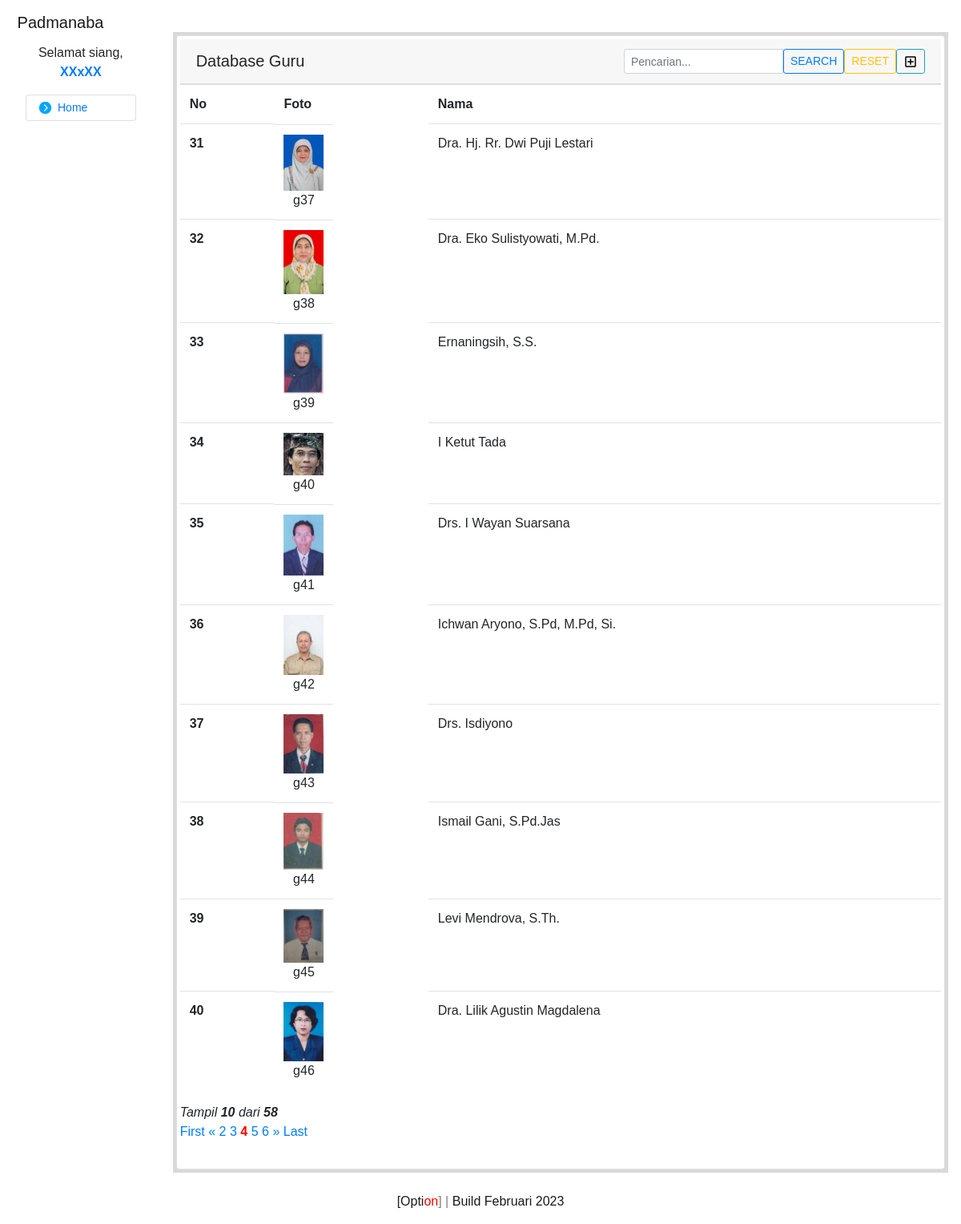
The app's page /nol/guru_db.php?halaman=4 (signed in) with its own data.
### tables this page shows
CREATE TABLE `guru` (
  `id_guru` int(11) NOT NULL AUTO_INCREMENT,
  `guru` varchar(100) NOT NULL,
  `code` varchar(10) NOT NULL,
  `nip` varchar(20) NOT NULL,
  `nuptk` varchar(20) NOT NULL,
  `agama` varchar(20) NOT NULL,
  `jk` varchar(9) NOT NULL,
  `tempat` varchar(20) NOT NULL,
  `tanggal` varchar(10) NOT NULL,
  `alamat` varchar(100) NOT NULL,
  `telpon` varchar(30) NOT NULL,
  `email` varchar(50) NOT NULL,
  `line` varchar(50) NOT NULL,
  `jabatan` varchar(20) NOT NULL,
  `pelajaran` varchar(50) NOT NULL,
  `foto` varchar(50) NOT NULL,
  `status` varchar(6) NOT NULL,
  `kal` varchar(20) NOT NULL,
  `info` varchar(20) NOT NULL,
  `abs` varchar(20) NOT NULL,
  `nilai` varchar(20) NOT NULL,
  `ujian` varchar(20) NOT NULL,
  `tugas` varchar(20) NOT NULL,
  `switch` varchar(3) NOT NULL,
  `catatan` text NOT NULL,
  PRIMARY KEY (`id_guru`)
);

### functions.php (called while the page is built, shortened)
<?php
function tglIndonesia($str){
       $tr   = trim($str);
       $str    = str_replace(array('Sun', 'Mon', 'Tue', 'Wed', 'Thu', 'Fri', 'Sat', 'January', 'February', 'March', 'April', 'May', 'June', 'July', 'August', 'September', 'October', 'November', 'December'), array('Minggu', 'Senin', 'Selasa', 'Rabu', 'Kamis', 'Jum\'at', 'Sabtu', 'Januari', 'Februari', 'Maret', 'April', 'Mei', 'Juni', 'Juli', 'Agustus', 'September', 'Oktober', 'November', 'Desember'), $tr);
       return $str;
   }
?>

### nol/guru_db.php (the view, shortened to what this page needs)
<?php
require '../functions.php';
$halamanAktif = isset($_GET["halaman"])?($_GET["halaman"]) : $halaman=1;
$halaman = 10;
$mulai = ($halamanAktif - 1) * $halaman;
$no = $mulai + 1;
if(isset($_POST["search"])) {
      $keyword =$_POST["keyword"];
      $sql = mysqli_query($conn, "SELECT * FROM guru WHERE id_guru LIKE '%$keyword%' OR guru LIKE '%$keyword%' OR jabatan LIKE  '%$keyword%'OR pelajaran LIKE '%$keyword%'ORDER BY code asc");
      $sql2 = mysqli_num_rows($sql);
      $sq= mysqli_query($conn, "SELECT * FROM guru");
      $sql3 = mysqli_num_rows($sq);
      $no = 1;
  }else{
      $sql = mysqli_query($conn, "SELECT * FROM guru ORDER BY id_guru asc LIMIT $mulai,$halaman");
      $sql2 = mysqli_num_rows($sql);
      $sq= mysqli_query($conn, "SELECT * FROM guru");
      $sql3 = mysqli_num_rows($sq);
    }
    $akhir = ceil($sql3/$halaman);
?>
<!doctype html>
<html lang="en">
  <head>
    <link rel="stylesheet" href="https://stackpath.bootstrapcdn.com/bootstrap/4.3.1/css/bootstrap.min.css">
    <link rel="stylesheet" href="../css/animasi.css">
    <link rel="stylesheet" href="../css/animate.css">
    <link rel="stylesheet" href="../css/cover.css">
    <link rel="stylesheet" href="../css/cover1.css">
  </head>
  <body>
   <div class="container">
    <nav class="navbar fixed-top navbar-light">
      <a class="navbar-brand" href="#">
        Padmanaba
      </a>
    </nav>
    <div class="row mt-4">
    <div class="col-md-2">
      <div class="container">
      <div align="center" style="margin-top: 30px;">
        <a href="../logout.php"><p class="text-center"><b>XXxXX</b></p></a>
    </div>
        <div class="menu-kiri">
          <div class="card mt-2" style="width: 100%;">
              <ul>
               <li><a href="nol.php">Home</a></li>
              </ul>
          </div>
        </div>
        </div>
    </div>
    <div class="col-md-10 mt-3">
    <div class="form p-1">
      <div class="card p-1" style="width: 100%;">
        <div class="card-header">
      <span style="font-size: 20px">Database Guru</span>
        <span class="hidden float-right"><a href="guru_add.php" class="btn btn-outline-info btn-sm"><img src="../img/add.png"></a></span>
      <span class="float-right">
        <form action="" method="POST">
               <div class="input-group input-group-sm">
                  <input type="text" class="form-control" placeholder="Pencarian..." name="keyword" autocomplete="off">
                    <button class="btn btn-outline-primary btn-sm" type="submit" name="search">SEARCH</button>
                    <a href="?halaman=<?= $i=1; ?>" class="btn btn-outline-warning btn-sm">RESET</a>
                </div>
          </form>
        </span>
      </div>
       <table class="table table-hover">
          <tr>
            <th>No</th>
            <th>Foto</th>
            <th>Nama</th>
          </tr>
          <?php while($row=mysqli_fetch_assoc($sql)): ?>
          <tr>
            <th><?=$no++;?></th>
            <td class="d-inline-block align-top" style="text-align: center;"><img src="../img/guru/<?=$row["foto"];?>"width ="50px"><br><?=$row["code"];?></td>
            <td><?=$row["guru"];?></td>
          </tr>
         <?php endwhile; ?>
      </table>
      <p style="margin: 0px"><i>Tampil <b><?= $sql2; ?></b> dari <b><?= $sql3; ?></b></i></p>
                <ul style="margin-bottom: 30px;" class="pagination">
                <?php if($halamanAktif>1): ?>
                  <li><a href="?halaman=<?=$i=1; ?>">First</a></li>&nbsp;
                  <li><a href="?halaman=<?=$halamanAktif - 1; ?>">&laquo;</a> </li>&nbsp;
                <?php endif; ?>
                <?php $jumlah_number = 2;
                $start_number = ($halamanAktif > $jumlah_number)? $halamanAktif - $jumlah_number : 1;
                $end_number = ($halamanAktif < ($akhir - $jumlah_number))? $halamanAktif + $jumlah_number : $akhir;
                ?>
                  <?php  for ($i=$start_number; $i <=$end_number  ; $i++) : ?>
                  <?php if($i == $halamanAktif): ?>
                  <li><a href="?halaman=<?= $i; ?>"style="font-weight:bold; color: red" ><?= $i; ?></a></li>&nbsp;
                  <?php else: ?>
                  <li><a href="?halaman=<?= $i; ?>"><?= $i; ?></a></li>&nbsp;
                  <?php endif; ?>
                  <?php endfor; ?>
                <?php if($halamanAktif<$akhir): ?>
                  <li><a href="?halaman=<?=$halamanAktif + 1; ?>">&raquo;</a></li>&nbsp;
                  <li><a href="?halaman=<?=$i=$akhir; ?>">Last</a></li>
                <?php endif; ?>
            </ul>
     </div>
</div>
   <nav class="navbar fixed-bottom navbar-light">
      <span class="navbar-text mx-auto d-block">
        <a href="../raihan.php">[Opti<a style="color: red">on</a>]</a> | <a href="../build.php">Build <?php echo tglIndonesia(date('F Y')); ?></a>
      </span>
    </nav>
  </body>
</html>

### css/animasi.css (style rules this page uses)
.container { max-width: 100%; margin: 0 auto; padding: 0 1em; overflow: hidden; }
.container { padding-bottom: 4em; }

### css/cover.css (style rules this page uses)
body { font-family: Arial; font-size: 16px; }
.menu-kiri ul { list-style: none;padding: 0; margin: 0;font-size: 14px; }
.menu-kiri ul li { background: url(../img/icon-left.png) no-repeat left; padding: 5px 5px 5px 10px; margin-left: 9px; }
.menu-kiri ul li a { cursor: pointer; padding: 0px 10px 10px 20px; }
.form { background-color: rgb(128,128,128,0.3); padding: 10px; }

### records on screen
guru: foto (picture), code "g37", guru "Dra. Hj. Rr. Dwi Puji Lestari"
guru: foto (picture), code "g38", guru "Dra. Eko Sulistyowati, M.Pd."
guru: foto (picture), code "g39", guru "Ernaningsih, S.S."
guru: foto (picture), code "g40", guru "I Ketut Tada"
guru: foto (picture), code "g41", guru "Drs. I Wayan Suarsana"
guru: foto (picture), code "g42", guru "Ichwan Aryono, S.Pd, M.Pd, Si."
guru: foto (picture), code "g43", guru "Drs. Isdiyono"
guru: foto (picture), code "g44", guru "Ismail Gani, S.Pd.Jas"
guru: foto (picture), code "g45", guru "Levi Mendrova, S.Th."
guru: foto (picture), code "g46", guru "Dra. Lilik Agustin Magdalena"

### other values on screen
$sql2 "10"
$sql3 "58"
